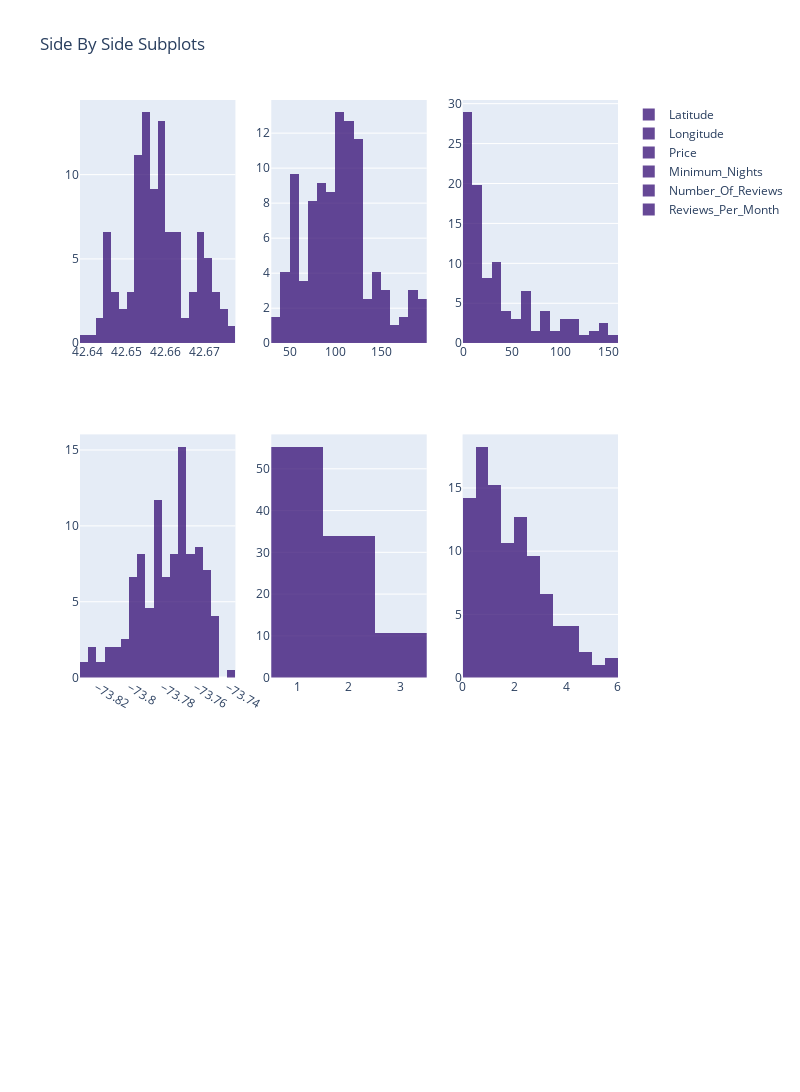

Here is the notebook cell this chart was saved with:
### Code cell
from plotly.subplots import make_subplots

fig = make_subplots(rows=3, cols=3)
i = 1
j = 1
for col in selected_columns:
    if j == 4:
        break
    fig.add_trace(
    go.Histogram(x = df[col] ,
    histnorm='percent',
    name=col.title(),
    xbins=dict(
        # start=-3.0,
        # end=4,
        # size=0.5
    ),
    marker_color='#330C73',
    opacity=0.75
),
    row=i, col=j
    
)

    i +=1
    if i == 3:
        j = j + 1
        i = 1




fig.update_layout(height=1200, width=800, title_text="Side By Side Subplots")
fig.show()

### Figure 1 — Plotly figure (JSON) as saved in the notebook; plotly's stock layout.template omitted (floating-point values rounded to 4 significant figures; data arrays with more than 128 entries replaced by an {"elided": "..."} marker saying what was removed)
{"data": [{"histnorm": "percent", "marker": {"color": "#330C73"}, "name": "Latitude", "opacity": 0.75, "type": "histogram", "x": {"elided": "197 float values"}, "xaxis": "x", "yaxis": "y"}, {"histnorm": "percent", "marker": {"color": "#330C73"}, "name": "Longitude", "opacity": 0.75, "type": "histogram", "x": {"elided": "197 float values"}, "xaxis": "x4", "yaxis": "y4"}, {"histnorm": "percent", "marker": {"color": "#330C73"}, "name": "Price", "opacity": 0.75, "type": "histogram", "x": {"elided": "197 int values"}, "xaxis": "x2", "yaxis": "y2"}, {"histnorm": "percent", "marker": {"color": "#330C73"}, "name": "Minimum_Nights", "opacity": 0.75, "type": "histogram", "x": {"elided": "197 int values"}, "xaxis": "x5", "yaxis": "y5"}, {"histnorm": "percent", "marker": {"color": "#330C73"}, "name": "Number_Of_Reviews", "opacity": 0.75, "type": "histogram", "x": {"elided": "197 int values"}, "xaxis": "x3", "yaxis": "y3"}, {"histnorm": "percent", "marker": {"color": "#330C73"}, "name": "Reviews_Per_Month", "opacity": 0.75, "type": "histogram", "x": {"elided": "197 float values"}, "xaxis": "x6", "yaxis": "y6"}], "layout": {"height": 1200, "title": {"text": "Side By Side Subplots"}, "width": 800, "xaxis": {"anchor": "y", "autorange": true, "domain": [0, 0.2889], "range": [42.64, 42.68], "type": "linear"}, "xaxis2": {"anchor": "y2", "autorange": true, "domain": [0.3556, 0.6444], "range": [29.5, 199.5], "type": "linear"}, "xaxis3": {"anchor": "y3", "autorange": true, "domain": [0.7111, 1], "range": [-0.5, 159.5], "type": "linear"}, "xaxis4": {"anchor": "y4", "autorange": true, "domain": [0, 0.2889], "range": [-73.83, -73.73], "type": "linear"}, "xaxis5": {"anchor": "y5", "autorange": true, "domain": [0.3556, 0.6444], "range": [0.5, 3.5], "type": "linear"}, "xaxis6": {"anchor": "y6", "autorange": true, "domain": [0.7111, 1], "range": [0, 6], "type": "linear"}, "xaxis7": {"anchor": "y7", "domain": [0, 0.2889]}, "xaxis8": {"anchor": "y8", "domain": [0.3556, 0.6444]}, "xaxis9": {"anchor": "y9", "domain": [0.7111, 1]}, "yaxis": {"anchor": "x", "autorange": true, "domain": [0.7333, 1], "range": [0, 14.43]}, "yaxis2": {"anchor": "x2", "autorange": true, "domain": [0.7333, 1], "range": [0, 13.89]}, "yaxis3": {"anchor": "x3", "autorange": true, "domain": [0.7333, 1], "range": [0, 30.46]}, "yaxis4": {"anchor": "x4", "autorange": true, "domain": [0.3667, 0.6333], "range": [0, 16.03]}, "yaxis5": {"anchor": "x5", "autorange": true, "domain": [0.3667, 0.6333], "range": [0, 58.24]}, "yaxis6": {"anchor": "x6", "autorange": true, "domain": [0.3667, 0.6333], "range": [0, 19.24]}, "yaxis7": {"anchor": "x7", "domain": [0, 0.2667]}, "yaxis8": {"anchor": "x8", "domain": [0, 0.2667]}, "yaxis9": {"anchor": "x9", "domain": [0, 0.2667]}}}
